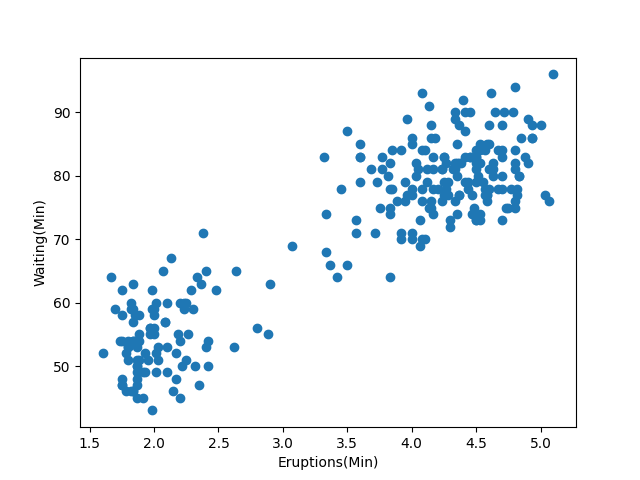

Source code (Python):
import numpy as np
import matplotlib.pyplot as plt


xs = np.loadtxt('old_faithful.txt')

plt.scatter(xs[:, 0], xs[:, 1])
plt.xlabel('Eruptions(Min)')
plt.ylabel('Waiting(Min)')
plt.savefig('old_faithful.png')
